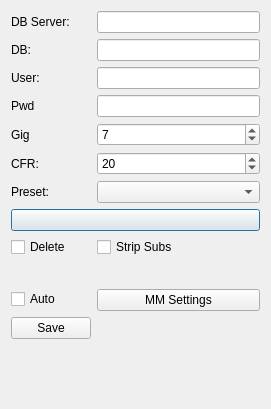
<?xml version="1.0" encoding="UTF-8"?>
<ui version="4.0">
 <class>DialogMMSettings</class>
 <widget class="QDialog" name="DialogMMSettings">
  <property name="geometry">
   <rect>
    <x>0</x>
    <y>0</y>
    <width>271</width>
    <height>409</height>
   </rect>
  </property>
  <property name="windowTitle">
   <string>Settings</string>
  </property>
  <layout class="QFormLayout" name="formLayout">
   <item row="0" column="0">
    <widget class="QLabel" name="label">
     <property name="text">
      <string>DB Server:</string>
     </property>
    </widget>
   </item>
   <item row="0" column="1">
    <widget class="QLineEdit" name="txtServer"/>
   </item>
   <item row="1" column="0">
    <widget class="QLabel" name="label_2">
     <property name="text">
      <string>DB:</string>
     </property>
    </widget>
   </item>
   <item row="1" column="1">
    <widget class="QLineEdit" name="txtDataBase"/>
   </item>
   <item row="2" column="0">
    <widget class="QLabel" name="label_3">
     <property name="text">
      <string>User:</string>
     </property>
    </widget>
   </item>
   <item row="2" column="1">
    <widget class="QLineEdit" name="txtUser"/>
   </item>
   <item row="3" column="0">
    <widget class="QLabel" name="label_4">
     <property name="text">
      <string>Pwd</string>
     </property>
    </widget>
   </item>
   <item row="3" column="1">
    <widget class="QLineEdit" name="txtPwd">
     <property name="acceptDrops">
      <bool>true</bool>
     </property>
     <property name="inputMask">
      <string/>
     </property>
    </widget>
   </item>
   <item row="4" column="0">
    <widget class="QLabel" name="label_7">
     <property name="text">
      <string>Gig</string>
     </property>
    </widget>
   </item>
   <item row="4" column="1">
    <widget class="QSpinBox" name="spinAutoCustom">
     <property name="minimum">
      <number>1</number>
     </property>
     <property name="value">
      <number>7</number>
     </property>
    </widget>
   </item>
   <item row="5" column="0">
    <widget class="QLabel" name="label_5">
     <property name="text">
      <string>CFR:</string>
     </property>
    </widget>
   </item>
   <item row="5" column="1">
    <widget class="QSpinBox" name="spinCrf">
     <property name="minimum">
      <number>0</number>
     </property>
     <property name="maximum">
      <number>51</number>
     </property>
     <property name="value">
      <number>20</number>
     </property>
    </widget>
   </item>
   <item row="6" column="0">
    <widget class="QLabel" name="label_6">
     <property name="text">
      <string>Preset:</string>
     </property>
    </widget>
   </item>
   <item row="6" column="1">
    <widget class="QComboBox" name="cboxPreset"/>
   </item>
   <item row="7" column="0" colspan="2">
    <widget class="QPushButton" name="btnSelPath">
     <property name="text">
      <string/>
     </property>
    </widget>
   </item>
   <item row="11" column="0">
    <widget class="QCheckBox" name="cboxDelete">
     <property name="layoutDirection">
      <enum>Qt::LeftToRight</enum>
     </property>
     <property name="text">
      <string>Delete</string>
     </property>
    </widget>
   </item>
   <item row="11" column="1">
    <widget class="QCheckBox" name="cboxStrip">
     <property name="text">
      <string>Strip Subs</string>
     </property>
    </widget>
   </item>
   <item row="13" column="1">
    <spacer name="horizontalSpacer">
     <property name="orientation">
      <enum>Qt::Horizontal</enum>
     </property>
     <property name="sizeHint" stdset="0">
      <size>
       <width>40</width>
       <height>20</height>
      </size>
     </property>
    </spacer>
   </item>
   <item row="15" column="0">
    <widget class="QCheckBox" name="cbAutoProcess">
     <property name="text">
      <string>Auto</string>
     </property>
    </widget>
   </item>
   <item row="15" column="1">
    <widget class="QPushButton" name="btnDirToMonitor">
     <property name="text">
      <string>MM Settings</string>
     </property>
    </widget>
   </item>
   <item row="16" column="0">
    <widget class="QPushButton" name="btnSave">
     <property name="text">
      <string>Save</string>
     </property>
    </widget>
   </item>
  </layout>
 </widget>
 <resources/>
 <connections/>
</ui>
